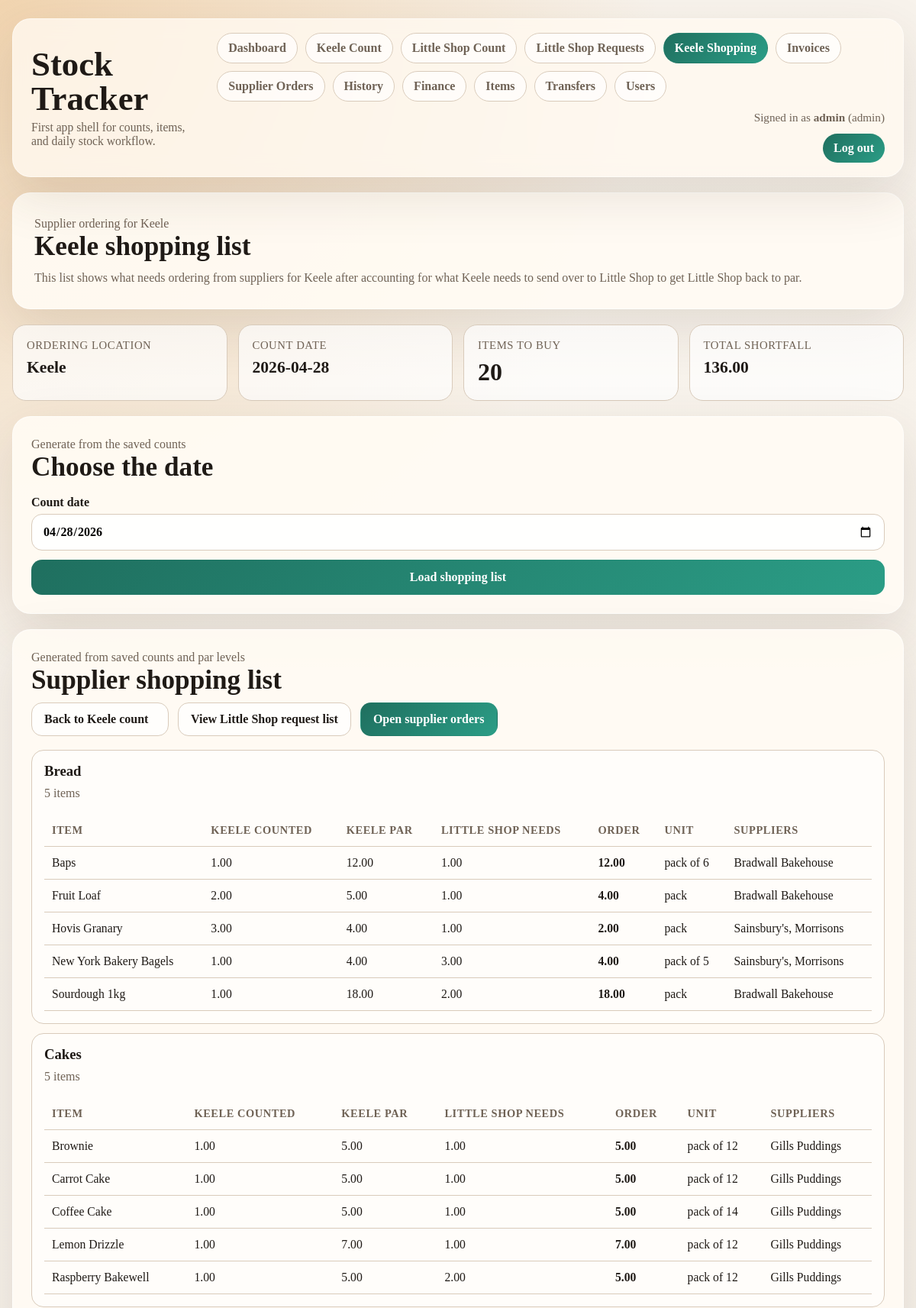
Screenshot of /shopping-lists (signed in, upper part) with the database file from the repository.
### tables this page shows
CREATE TABLE users (
    id INTEGER PRIMARY KEY AUTOINCREMENT,
    username TEXT NOT NULL UNIQUE,
    password_hash TEXT NOT NULL,
    role TEXT NOT NULL DEFAULT 'staff',
    is_active INTEGER NOT NULL DEFAULT 1,
    created_at TEXT NOT NULL DEFAULT (datetime('now'))
);

CREATE TABLE par_levels (
    id INTEGER PRIMARY KEY AUTOINCREMENT,
    location_id INTEGER NOT NULL, 
    item_id INTEGER NOT NULL,
    par_qty_base REAL NOT NULL, 
    created_at TEXT NOT NULL DEFAULT (datetime('now')),
    UNIQUE(location_id, item_id),
    FOREIGN KEY (location_id) REFERENCES locations(id),
    FOREIGN KEY (item_id) REFERENCES items(id) 
);

CREATE TABLE items (
    id INTEGER PRIMARY KEY AUTOINCREMENT,
    name TEXT NOT NULL UNIQUE,
    category TEXT NOT NULL,
    base_unit TEXT NOT NULL,
    supplier_id INTEGER, cost_per_unit REAL NOT NULL DEFAULT 0,
    FOREIGN KEY (supplier_id) REFERENCES suppliers(id)
);

CREATE TABLE stock_count_lines (
    id INTEGER PRIMARY KEY AUTOINCREMENT,
    count_id INTEGER NOT NULL,
    item_id INTEGER NOT NULL,
    counted_qty_base REAL NOT NULL,
    FOREIGN KEY (count_id) REFERENCES stock_counts(id),
    FOREIGN KEY (item_id) REFERENCES items(id)
);

CREATE TABLE suppliers(
    id INTEGER PRIMARY KEY AUTOINCREMENT,
    name TEXT UNIQUE NOT NULL
);

### src/stock/web.py (the view)
@app.get("/shopping-lists")
@role_required("manager", "admin")
def shopping_lists():
    shopping_data = get_shopping_list_data(request.args.get("date"))
    return render_template(
        "shopping_list.html",
        **build_shopping_list_page_context(
            shopping_data["location"],
            shopping_data["count_date"],
            shopping_data["rows"],
        ),
    )

### src/stock/db.py (called while the page is built)
def get_conn():
    DB_PATH.parent.mkdir(parents=True, exist_ok=True)
    conn = sqlite3.connect(str(DB_PATH))
    conn.row_factory = sqlite3.Row
    conn.execute("PRAGMA foreign_keys = ON;")
    return conn

def _column_exists(conn: sqlite3.Connection, table_name: str, column_name: str) -> bool:
    rows = conn.execute(f"PRAGMA table_info({table_name});").fetchall()
    return any(str(row["name"]) == column_name for row in rows)

def get_item_supplier_summary(item_id: int) -> str:
    with get_conn() as conn:
        rows = conn.execute(
            """
            SELECT s.name, isp.ref_number
            FROM item_suppliers isp
            JOIN suppliers s ON s.id = isp.supplier_id
            WHERE isp.item_id = ?
            ORDER BY isp.sort_order, s.name;
            """,
            (item_id,),
        ).fetchall()
    if not rows:
        return "Unknown"
    labels = []
    for row in rows:
        ref = (row["ref_number"] or "").strip()
        labels.append(f"{row['name']} ({ref})" if ref else str(row["name"]))
    return ", ".join(labels)

def init_db():
    with get_conn() as conn:
        schema = SCHEMA_PATH.read_text()
        conn.executescript(schema)
        _run_schema_migrations(conn)

def get_user_by_id(user_id: int):
    with get_conn() as conn:
        return conn.execute(
            """
            SELECT id, username, password_hash, role, is_active, created_at
            FROM users
            WHERE id = ?;
            """,
            (user_id,),
        ).fetchone()

def get_location_id(name: str) -> int:
    with get_conn() as conn:
        row = conn.execute("SELECT id FROM locations WHERE name = ?;", (name,)).fetchone()
        if row is None:
            raise ValueError(f"Unknown location: {name}")
        return int(row["id"])

def latest_count_qty(location_name: str, item_id: int, as_of_date: str) -> float:
    init_db()
    loc_id = get_location_id(location_name)
    with get_conn() as conn:
        row = conn.execute(
            """
            SELECT scl.counted_qty_base AS qty
            FROM stock_counts sc
            JOIN stock_count_lines scl ON scl.count_id = sc.id
            WHERE sc.location_id = ?
              AND sc.count_date <= ?
              AND scl.item_id = ?
            ORDER BY sc.count_date DESC, sc.created_at DESC
            LIMIT 1;
            """,
            (loc_id, as_of_date, item_id),
        ).fetchone()
    return float(row["qty"]) if row is not None else 0.0

### templates/shopping_list.html (shortened to what this page needs)
{% extends "base.html" %}
{% block content %}
  <section class="hero">
    <p class="eyebrow">Supplier ordering for Keele</p>
    <h2>Keele shopping list</h2>
    <p>
      This list shows what needs ordering from suppliers for Keele after accounting for what Keele
      needs to send over to Little Shop to get Little Shop back to par.
    </p>
  </section>
  <section class="metrics">
    <article class="metric">
      <div class="metric-label">Ordering location</div>
      <div class="metric-value" style="font-size: 1.35rem;">Keele</div>
    </article>
    <article class="metric">
      <div class="metric-label">Count date</div>
      <div class="metric-value" style="font-size: 1.35rem;">{{ count_date }}</div>
    </article>
    <article class="metric">
      <div class="metric-label">Items to buy</div>
      <div class="metric-value">{{ total_items }}</div>
    </article>
    <article class="metric">
      <div class="metric-label">Total shortfall</div>
      <div class="metric-value" style="font-size: 1.35rem;">{{ '%.2f'|format(total_order_qty) }}</div>
    </article>
  </section>
  <section class="panel">
    <p class="eyebrow">Generate from the saved counts</p>
    <h2>Choose the date</h2>
    <form method="get" action="/shopping-lists" class="form-grid">
      <label for="date">
        Count date
        <input id="date" name="date" type="date" value="{{ count_date }}" required>
      </label>
      <button type="submit">Load shopping list</button>
    </form>
  </section>
  <section class="panel">
    <p class="eyebrow">Generated from saved counts and par levels</p>
    <h2>Supplier shopping list</h2>
    <div class="actions-row" style="margin-top:0;">
      <a class="button-link" href="/counts/keele?date={{ count_date }}">Back to Keele count</a>
      <a class="button-link" href="/request-lists?date={{ count_date }}">View Little Shop request list</a>
      {% if is_manager %}
        <a class="button-link primary" href="/supplier-orders">Open supplier orders</a>
      {% endif %}
    </div>
    {% if grouped_rows %}
      <div class="category-list">
        {% for category, rows in grouped_rows.items() %}
          <article class="category-card">
            <h3 style="margin:0 0 6px;">{{ category }}</h3>
            <p class="eyebrow">{{ rows|length }} item{% if rows|length != 1 %}s{% endif %}</p>
            <table>
              <thead>
                <tr>
                  <th>Item</th>
                  <th>Keele counted</th>
                  <th>Keele par</th>
                  <th>Little Shop needs</th>
                  <th>Order</th>
                  <th>Unit</th>
                  <th>Suppliers</th>
                </tr>
              </thead>
              <tbody>
                {% for row in rows %}
                  <tr>
                    <td>{{ row["name"] }}</td>
                    <td>{{ '%.2f'|format(row["source_counted_qty"]) }}</td>
                    <td>{{ '%.2f'|format(row["source_par_qty"]) }}</td>
                    <td>{{ '%.2f'|format(row["request_qty"]) }}</td>
                    <td><strong>{{ '%.2f'|format(row["order_qty"]) }}</strong></td>
                    <td>{{ row["base_unit"] }}</td>
                    <td>{{ row["supplier"] or "Not set yet" }}</td>
                  </tr>
                {% endfor %}
              </tbody>
            </table>
          </article>
        {% endfor %}
      </div>
    {% else %}
      <div class="empty-state">
        Nothing needs ordering for Keele on this date, or the saved counts are missing.
      </div>
    {% endif %}
  </section>
{% endblock %}

### templates/base.html (shortened to what this page needs)
<!doctype html>
<html lang="en">
<head>
</head>
<body>
  <div class="app-shell">
    <header class="topbar">
      <div class="brand">
        <h1>Stock Tracker</h1>
        <p>First app shell for counts, items, and daily stock workflow.</p>
      </div>
      <div class="nav-shell">
        <nav class="nav">
          {% if current_user.is_authenticated %}
            <a href="/" class="{% if active_page == 'dashboard' %}active{% endif %}">Dashboard</a>
            <a href="/counts/keele" class="{% if active_page == 'keele_count' %}active{% endif %}">Keele Count</a>
            <a href="/counts/little-shop" class="{% if active_page == 'little_shop_count' %}active{% endif %}">Little Shop Count</a>
            <a href="/request-lists" class="{% if active_page == 'little_shop_requests' %}active{% endif %}">Little Shop Requests</a>
            {% if is_manager %}
              <a href="/shopping-lists" class="{% if active_page == 'shopping_lists' %}active{% endif %}">Keele Shopping</a>
              <a href="/deliveries/new" class="{% if active_page == 'deliveries' %}active{% endif %}">Invoices</a>
              <a href="/supplier-orders" class="{% if active_page == 'supplier_orders' %}active{% endif %}">Supplier Orders</a>
              <a href="/history" class="{% if active_page == 'history' %}active{% endif %}">History</a>
              <a href="/finance" class="{% if active_page == 'finance' %}active{% endif %}">Finance</a>
              <a href="/items" class="{% if active_page == 'items' %}active{% endif %}">Items</a>
            {% endif %}
            {% if is_manager %}
              <a href="/transfers" class="{% if active_page == 'transfers' %}active{% endif %}">Transfers</a>
            {% endif %}
            {% if is_admin %}
              <a href="/admin/users" class="{% if active_page == 'admin_users' %}active{% endif %}">Users</a>
            {% endif %}
          {% else %}
            <a href="/login" class="{% if active_page == 'login' %}active{% endif %}">Login</a>
          {% endif %}
        </nav>
        {% if current_user.is_authenticated %}
          <div class="user-meta">
            Signed in as <strong>{{ current_user.username }}</strong> ({{ current_user.role }})
          </div>
          <form method="post" action="/logout" class="logout-form">
            <button type="submit">Log out</button>
          </form>
        {% endif %}
      </div>
    </header>
    <main class="content">
      {% block content %}{% endblock %}
    </main>
  </div>
</body>
</html>

### templates/base.html (style rules this page uses)
:root { --bg: #f4efe7; --panel: rgba(255, 251, 244, 0.92); --ink: #1f1a16; --muted: #6f6255; --line: #d9cbbb; --accent: #1f6f5f; --accent-soft: #d8efe8; --warn: #fff0df; --danger: #a93b24; --success: #176646; --shadow: 0 24px 70px rgba(70, 51, 31, 0.12); }
* { box-sizing: border-box; }
body { margin: 0; color: var(--ink); background: radial-gradient(circle at top left, rgba(235, 183, 117, 0.5) 0, transparent 28%), radial-gradient(circle at bottom right, rgba(62, 145, 123, 0.18) 0, transparent 24%), linear-gradient(180deg, #f8f3ec 0%, var(--bg) 100%); font-family: Georgia, "Times New Roman", serif; min-height: 100vh; }
a { color: inherit; }
.app-shell { width: min(1180px, calc(100% - 32px)); margin: 24px auto 40px; }
.topbar { display: flex; justify-content: space-between; align-items: center; gap: 16px; padding: 18px 24px; border: 1px solid rgba(255,255,255,0.45); border-radius: 24px; background: rgba(255, 249, 240, 0.8); backdrop-filter: blur(12px); box-shadow: var(--shadow); }
.brand h1 { margin: 0; font-size: clamp(1.8rem, 4vw, 2.8rem); line-height: 1; }
.brand p { margin: 6px 0 0; color: var(--muted); font-size: 0.98rem; }
.nav { display: flex; gap: 10px; flex-wrap: wrap; }
.nav-shell { display: grid; gap: 12px; justify-items: end; }
.nav a { text-decoration: none; padding: 10px 14px; border-radius: 999px; border: 1px solid var(--line); background: rgba(255,255,255,0.65); color: var(--muted); font-weight: 700; }
.nav a.active { background: linear-gradient(135deg, var(--accent), #2b9d86); color: white; border-color: transparent; }
.user-meta { color: var(--muted); font-size: 0.95rem; text-align: right; }
.logout-form { margin: 0; width: auto; }
.logout-form button { width: auto; padding: 10px 14px; border-radius: 999px; }
.content { margin-top: 20px; display: grid; gap: 20px; }
.hero, .panel { background: var(--panel); border: 1px solid rgba(255,255,255,0.58); border-radius: 24px; box-shadow: var(--shadow); }
.hero { padding: 28px; }
.hero h2, .panel h2 { margin: 0 0 10px; font-size: clamp(1.5rem, 3vw, 2.2rem); line-height: 1.05; }
.hero p, .panel p { margin: 0; color: var(--muted); font-size: 1rem; line-height: 1.5; }
.metrics { display: grid; grid-template-columns: repeat(auto-fit, minmax(180px, 1fr)); gap: 14px; }
.metric { padding: 18px; border-radius: 18px; background: rgba(255,255,255,0.7); border: 1px solid var(--line); }
.metric-label { color: var(--muted); font-size: 0.92rem; text-transform: uppercase; letter-spacing: 0.04em; }
.metric-value { margin-top: 8px; font-size: 2rem; font-weight: 700; }
.panel { padding: 24px; }
.form-grid { display: grid; gap: 12px; margin-top: 18px; }
label { display: grid; gap: 6px; font-weight: 700; color: var(--ink); }
input, select, button { width: 100%; font: inherit; border-radius: 14px; }
input, select { padding: 13px 14px; border: 1px solid var(--line); background: rgba(255,255,255,0.95); }
button { padding: 14px 16px; border: 0; color: white; font-weight: 700; cursor: pointer; background: linear-gradient(135deg, var(--accent), #2b9d86); }
.history-list, .category-list, .actions-row { display: grid; gap: 12px; margin-top: 18px; }
.actions-row { grid-template-columns: repeat(auto-fit, minmax(180px, max-content)); align-items: center; }
.history-item, .category-card { padding: 16px; border-radius: 16px; border: 1px solid var(--line); background: rgba(255,255,255,0.62); }
.history-meta, .eyebrow { color: var(--muted); font-size: 0.95rem; }
table { width: 100%; border-collapse: collapse; margin-top: 16px; font-size: 0.98rem; }
th, td { text-align: left; padding: 12px 10px; border-bottom: 1px solid var(--line); vertical-align: top; }
th { color: var(--muted); font-size: 0.9rem; text-transform: uppercase; letter-spacing: 0.04em; }
.button-link { display: inline-block; text-decoration: none; padding: 12px 16px; border-radius: 14px; font-weight: 700; border: 1px solid var(--line); background: rgba(255,255,255,0.78); }
.button-link.primary { color: white; border-color: transparent; background: linear-gradient(135deg, var(--accent), #2b9d86); }

### rows the page displays
users: username "admin", role "admin"
par_levels: category "Bread", rows "5", source_par_qty "12.00", request_qty "1.00" "1.00" "1.00" "3.00" "2.00", order_qty "12.00" "4.00" "2.00" "4.00" "18.00", row "Sainsbury's, Morrisons" "Sainsbury's, Morrisons"
items: name "Baps", base_unit "pack of 6"
stock_count_lines: source_counted_qty "1.00"
suppliers: name "Bradwall Bakehouse" "Bradwall Bakehouse" "Bradwall Bakehouse"
items: name "Fruit Loaf", base_unit "pack"
stock_count_lines: source_counted_qty "2.00"
par_levels: source_par_qty "5.00"
items: name "Hovis Granary", base_unit "pack"
stock_count_lines: source_counted_qty "3.00"
par_levels: source_par_qty "4.00"
items: name "New York Bakery Bagels", base_unit "pack of 5"
stock_count_lines: source_counted_qty "1.00"
par_levels: source_par_qty "4.00"
items: name "Sourdough 1kg", base_unit "pack"
stock_count_lines: source_counted_qty "1.00"
par_levels: source_par_qty "18.00"
par_levels: category "Cakes", rows "5", source_par_qty "5.00", request_qty "1.00" "1.00" "1.00" "1.00" "2.00", order_qty "5.00" "5.00" "5.00" "7.00" "5.00"
items: name "Brownie", base_unit "pack of 12"
stock_count_lines: source_counted_qty "1.00"
suppliers: name "Gills Puddings" "Gills Puddings" "Gills Puddings" "Gills Puddings" "Gills Puddings"
items: name "Carrot Cake", base_unit "pack of 12"
stock_count_lines: source_counted_qty "1.00"
par_levels: source_par_qty "5.00"
items: name "Coffee Cake", base_unit "pack of 14"
stock_count_lines: source_counted_qty "1.00"
par_levels: source_par_qty "5.00"
items: name "Lemon Drizzle", base_unit "pack of 12"
stock_count_lines: source_counted_qty "1.00"
par_levels: source_par_qty "7.00"
items: name "Raspberry Bakewell", base_unit "pack of 12"
stock_count_lines: source_counted_qty "1.00"
par_levels: source_par_qty "5.00"

### other values shown
{{ count_date }} "2026-04-28"
{{ total_items }} "20"
{{ '%.2f'|format(total_order_qty) }} "136.00"
